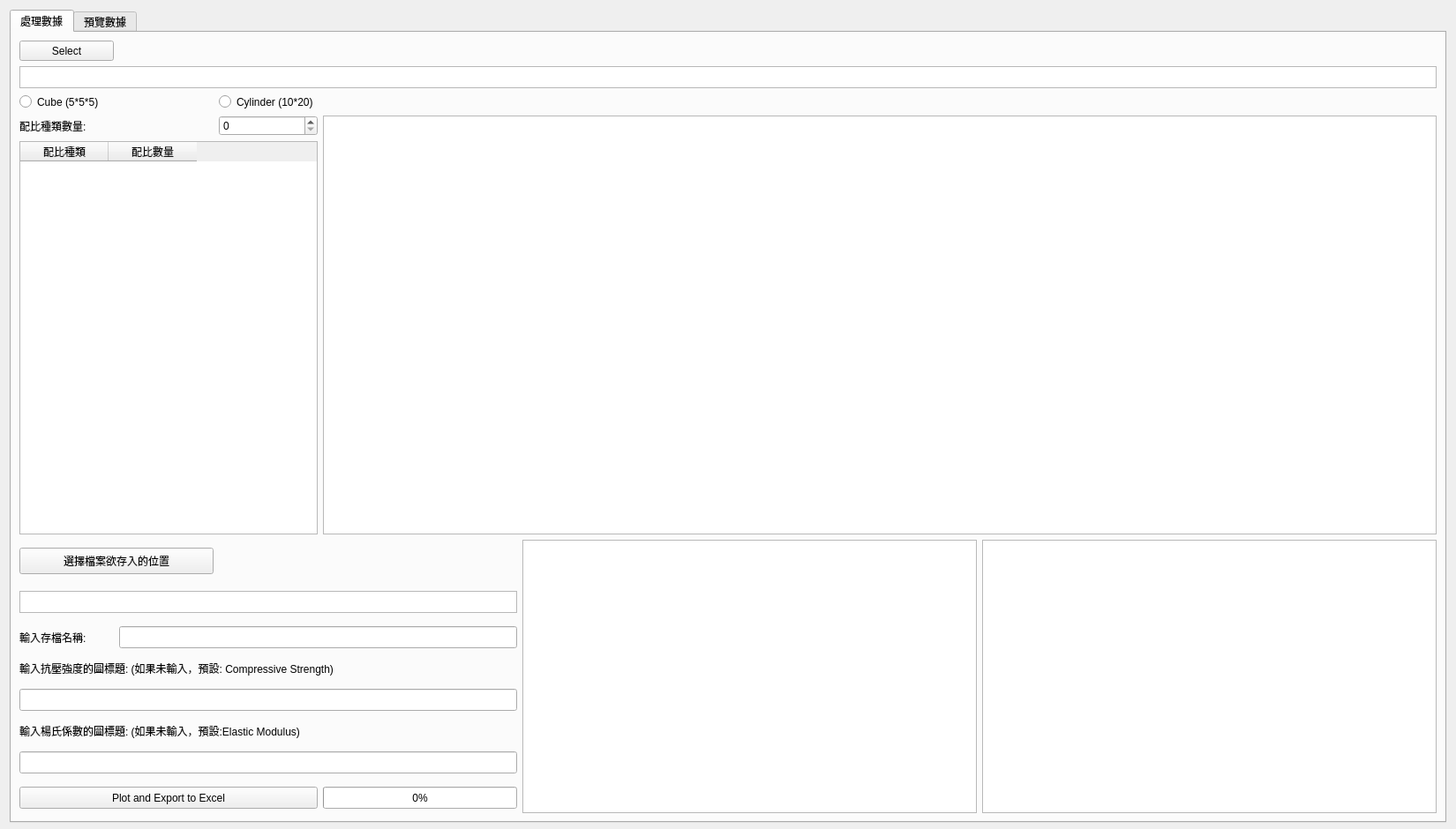
<?xml version="1.0" encoding="UTF-8"?>
<ui version="4.0">
 <class>Form</class>
 <widget class="QWidget" name="Form">
  <property name="geometry">
   <rect>
    <x>0</x>
    <y>0</y>
    <width>1650</width>
    <height>940</height>
   </rect>
  </property>
  <property name="minimumSize">
   <size>
    <width>1520</width>
    <height>940</height>
   </size>
  </property>
  <property name="windowTitle">
   <string>Form</string>
  </property>
  <layout class="QGridLayout" name="gridLayout_2">
   <item row="0" column="0">
    <widget class="QTabWidget" name="tabWidget">
     <property name="minimumSize">
      <size>
       <width>1460</width>
       <height>922</height>
      </size>
     </property>
     <property name="currentIndex">
      <number>0</number>
     </property>
     <widget class="QWidget" name="tab">
      <attribute name="title">
       <string>處理數據</string>
      </attribute>
      <layout class="QGridLayout" name="gridLayout_3">
       <item row="1" column="0" colspan="7">
        <widget class="QTextBrowser" name="PathTxt">
         <property name="minimumSize">
          <size>
           <width>500</width>
           <height>25</height>
          </size>
         </property>
         <property name="maximumSize">
          <size>
           <width>16777215</width>
           <height>25</height>
          </size>
         </property>
         <property name="readOnly">
          <bool>true</bool>
         </property>
        </widget>
       </item>
       <item row="5" column="5" rowspan="8">
        <widget class="QGraphicsView" name="graphicsView_2">
         <property name="minimumSize">
          <size>
           <width>515</width>
           <height>310</height>
          </size>
         </property>
         <property name="maximumSize">
          <size>
           <width>515</width>
           <height>16777215</height>
          </size>
         </property>
        </widget>
       </item>
       <item row="3" column="0">
        <widget class="QLabel" name="inputLabel">
         <property name="minimumSize">
          <size>
           <width>75</width>
           <height>16</height>
          </size>
         </property>
         <property name="text">
          <string>配比種類數量:</string>
         </property>
        </widget>
       </item>
       <item row="10" column="0" colspan="5">
        <widget class="QLabel" name="label_3">
         <property name="minimumSize">
          <size>
           <width>307</width>
           <height>16</height>
          </size>
         </property>
         <property name="maximumSize">
          <size>
           <width>16777215</width>
           <height>16</height>
          </size>
         </property>
         <property name="text">
          <string>輸入楊氏係數的圖標題: (如果未輸入，預設:Elastic Modulus)</string>
         </property>
        </widget>
       </item>
       <item row="12" column="3" colspan="2">
        <widget class="QProgressBar" name="progressBar">
         <property name="minimumSize">
          <size>
           <width>180</width>
           <height>25</height>
          </size>
         </property>
         <property name="value">
          <number>0</number>
         </property>
        </widget>
       </item>
       <item row="9" column="0" colspan="5">
        <widget class="QLineEdit" name="compTitle">
         <property name="minimumSize">
          <size>
           <width>380</width>
           <height>25</height>
          </size>
         </property>
        </widget>
       </item>
       <item row="11" column="0" colspan="5">
        <widget class="QLineEdit" name="EMTitle">
         <property name="minimumSize">
          <size>
           <width>380</width>
           <height>25</height>
          </size>
         </property>
        </widget>
       </item>
       <item row="12" column="0" colspan="3">
        <widget class="QPushButton" name="pltBtn">
         <property name="minimumSize">
          <size>
           <width>150</width>
           <height>25</height>
          </size>
         </property>
         <property name="text">
          <string>Plot and Export to Excel</string>
         </property>
        </widget>
       </item>
       <item row="7" column="0">
        <widget class="QLabel" name="label">
         <property name="minimumSize">
          <size>
           <width>75</width>
           <height>16</height>
          </size>
         </property>
         <property name="maximumSize">
          <size>
           <width>16777215</width>
           <height>16</height>
          </size>
         </property>
         <property name="text">
          <string>輸入存檔名稱:</string>
         </property>
        </widget>
       </item>
       <item row="7" column="1" colspan="4">
        <widget class="QLineEdit" name="saveFileName">
         <property name="minimumSize">
          <size>
           <width>300</width>
           <height>25</height>
          </size>
         </property>
        </widget>
       </item>
       <item row="5" column="6" rowspan="8">
        <widget class="QGraphicsView" name="graphicsView_3">
         <property name="minimumSize">
          <size>
           <width>515</width>
           <height>310</height>
          </size>
         </property>
         <property name="maximumSize">
          <size>
           <width>515</width>
           <height>16777215</height>
          </size>
         </property>
        </widget>
       </item>
       <item row="6" column="0" colspan="5">
        <widget class="QTextBrowser" name="savePathTxt">
         <property name="minimumSize">
          <size>
           <width>381</width>
           <height>25</height>
          </size>
         </property>
         <property name="maximumSize">
          <size>
           <width>16777215</width>
           <height>25</height>
          </size>
         </property>
         <property name="readOnly">
          <bool>true</bool>
         </property>
        </widget>
       </item>
       <item row="8" column="0" colspan="5">
        <widget class="QLabel" name="label_2">
         <property name="minimumSize">
          <size>
           <width>338</width>
           <height>16</height>
          </size>
         </property>
         <property name="maximumSize">
          <size>
           <width>16777215</width>
           <height>16</height>
          </size>
         </property>
         <property name="text">
          <string>輸入抗壓強度的圖標題: (如果未輸入，預設: Compressive Strength)</string>
         </property>
        </widget>
       </item>
       <item row="0" column="0">
        <widget class="QPushButton" name="selectBtn">
         <property name="minimumSize">
          <size>
           <width>100</width>
           <height>23</height>
          </size>
         </property>
         <property name="maximumSize">
          <size>
           <width>16777215</width>
           <height>30</height>
          </size>
         </property>
         <property name="text">
          <string>Select</string>
         </property>
        </widget>
       </item>
       <item row="2" column="0" colspan="2">
        <widget class="QRadioButton" name="Cube">
         <property name="minimumSize">
          <size>
           <width>90</width>
           <height>16</height>
          </size>
         </property>
         <property name="text">
          <string>Cube (5*5*5)</string>
         </property>
        </widget>
       </item>
       <item row="4" column="0" colspan="3">
        <widget class="QTableWidget" name="inputWidget">
         <property name="minimumSize">
          <size>
           <width>221</width>
           <height>428</height>
          </size>
         </property>
         <property name="lineWidth">
          <number>1</number>
         </property>
         <property name="rowCount">
          <number>0</number>
         </property>
         <property name="columnCount">
          <number>2</number>
         </property>
         <attribute name="horizontalHeaderCascadingSectionResizes">
          <bool>false</bool>
         </attribute>
         <attribute name="horizontalHeaderStretchLastSection">
          <bool>false</bool>
         </attribute>
         <attribute name="verticalHeaderVisible">
          <bool>false</bool>
         </attribute>
         <column>
          <property name="text">
           <string>配比種類</string>
          </property>
         </column>
         <column>
          <property name="text">
           <string>配比數量</string>
          </property>
         </column>
        </widget>
       </item>
       <item row="3" column="2">
        <widget class="QSpinBox" name="spinBox">
         <property name="minimumSize">
          <size>
           <width>37</width>
           <height>20</height>
          </size>
         </property>
        </widget>
       </item>
       <item row="2" column="2">
        <widget class="QRadioButton" name="Cylinder">
         <property name="minimumSize">
          <size>
           <width>105</width>
           <height>16</height>
          </size>
         </property>
         <property name="text">
          <string>Cylinder (10*20)</string>
         </property>
        </widget>
       </item>
       <item row="3" column="3" rowspan="2" colspan="4">
        <widget class="QGraphicsView" name="graphicsView">
         <property name="minimumSize">
          <size>
           <width>1205</width>
           <height>475</height>
          </size>
         </property>
        </widget>
       </item>
       <item row="5" column="0" colspan="2">
        <widget class="QPushButton" name="saveBtn">
         <property name="minimumSize">
          <size>
           <width>100</width>
           <height>30</height>
          </size>
         </property>
         <property name="maximumSize">
          <size>
           <width>16777215</width>
           <height>30</height>
          </size>
         </property>
         <property name="text">
          <string>選擇檔案欲存入的位置</string>
         </property>
        </widget>
       </item>
      </layout>
     </widget>
     <widget class="QWidget" name="tab_2">
      <attribute name="title">
       <string>預覽數據</string>
      </attribute>
      <layout class="QGridLayout" name="gridLayout">
       <item row="1" column="1" rowspan="5">
        <widget class="QGraphicsView" name="graphicsView_4">
         <property name="minimumSize">
          <size>
           <width>0</width>
           <height>400</height>
          </size>
         </property>
        </widget>
       </item>
       <item row="1" column="0" rowspan="5">
        <widget class="QTableView" name="compTableView">
         <property name="minimumSize">
          <size>
           <width>0</width>
           <height>400</height>
          </size>
         </property>
         <property name="editTriggers">
          <set>QAbstractItemView::NoEditTriggers</set>
         </property>
        </widget>
       </item>
       <item row="7" column="2">
        <widget class="QLabel" name="label_9">
         <property name="minimumSize">
          <size>
           <width>101</width>
           <height>16</height>
          </size>
         </property>
         <property name="maximumSize">
          <size>
           <width>16777215</width>
           <height>16</height>
          </size>
         </property>
         <property name="text">
          <string>楊氏係數篩選值</string>
         </property>
         <property name="alignment">
          <set>Qt::AlignLeading|Qt::AlignLeft|Qt::AlignVCenter</set>
         </property>
        </widget>
       </item>
       <item row="1" column="3" rowspan="5">
        <widget class="QTableView" name="compTableView_2">
         <property name="minimumSize">
          <size>
           <width>0</width>
           <height>400</height>
          </size>
         </property>
         <property name="editTriggers">
          <set>QAbstractItemView::NoEditTriggers</set>
         </property>
        </widget>
       </item>
       <item row="7" column="0" rowspan="6">
        <widget class="QTableView" name="EMTableView">
         <property name="minimumSize">
          <size>
           <width>0</width>
           <height>400</height>
          </size>
         </property>
         <property name="editTriggers">
          <set>QAbstractItemView::NoEditTriggers</set>
         </property>
        </widget>
       </item>
       <item row="1" column="2">
        <widget class="QLabel" name="label_8">
         <property name="minimumSize">
          <size>
           <width>101</width>
           <height>16</height>
          </size>
         </property>
         <property name="maximumSize">
          <size>
           <width>16777215</width>
           <height>16</height>
          </size>
         </property>
         <property name="text">
          <string>抗壓強度篩選值</string>
         </property>
         <property name="alignment">
          <set>Qt::AlignLeading|Qt::AlignLeft|Qt::AlignVCenter</set>
         </property>
        </widget>
       </item>
       <item row="6" column="1">
        <widget class="QLabel" name="label_7">
         <property name="minimumSize">
          <size>
           <width>131</width>
           <height>16</height>
          </size>
         </property>
         <property name="maximumSize">
          <size>
           <width>16777215</width>
           <height>16</height>
          </size>
         </property>
         <property name="text">
          <string>楊氏係數 figure</string>
         </property>
        </widget>
       </item>
       <item row="5" column="2">
        <widget class="QPushButton" name="ReCompPlotBtn">
         <property name="minimumSize">
          <size>
           <width>100</width>
           <height>30</height>
          </size>
         </property>
         <property name="text">
          <string>plot 抗壓強度圖</string>
         </property>
        </widget>
       </item>
       <item row="6" column="3">
        <widget class="QLabel" name="label_11">
         <property name="minimumSize">
          <size>
           <width>200</width>
           <height>16</height>
          </size>
         </property>
         <property name="maximumSize">
          <size>
           <width>16777215</width>
           <height>16</height>
          </size>
         </property>
         <property name="text">
          <string>篩選後的個別楊氏係數 (kgf/cm2):</string>
         </property>
        </widget>
       </item>
       <item row="0" column="3">
        <widget class="QLabel" name="label_10">
         <property name="minimumSize">
          <size>
           <width>200</width>
           <height>16</height>
          </size>
         </property>
         <property name="maximumSize">
          <size>
           <width>16777215</width>
           <height>16</height>
          </size>
         </property>
         <property name="text">
          <string>篩選後的個別抗壓強度 (kgf/cm2):</string>
         </property>
        </widget>
       </item>
       <item row="9" column="2">
        <widget class="QLabel" name="EMLabel">
         <property name="minimumSize">
          <size>
           <width>47</width>
           <height>12</height>
          </size>
         </property>
         <property name="maximumSize">
          <size>
           <width>16777215</width>
           <height>12</height>
          </size>
         </property>
         <property name="layoutDirection">
          <enum>Qt::LeftToRight</enum>
         </property>
         <property name="text">
          <string>20%</string>
         </property>
         <property name="alignment">
          <set>Qt::AlignLeading|Qt::AlignLeft|Qt::AlignVCenter</set>
         </property>
        </widget>
       </item>
       <item row="12" column="2">
        <widget class="QPushButton" name="ReEMPlotBtn">
         <property name="minimumSize">
          <size>
           <width>100</width>
           <height>30</height>
          </size>
         </property>
         <property name="text">
          <string>plot 楊氏係數圖</string>
         </property>
        </widget>
       </item>
       <item row="0" column="0">
        <widget class="QLabel" name="label_4">
         <property name="minimumSize">
          <size>
           <width>131</width>
           <height>16</height>
          </size>
         </property>
         <property name="maximumSize">
          <size>
           <width>16777215</width>
           <height>16</height>
          </size>
         </property>
         <property name="text">
          <string>個別抗壓強度 (kgf/cm2):</string>
         </property>
        </widget>
       </item>
       <item row="11" column="2">
        <widget class="QSlider" name="EMVerticalSlider">
         <property name="enabled">
          <bool>true</bool>
         </property>
         <property name="minimumSize">
          <size>
           <width>22</width>
           <height>200</height>
          </size>
         </property>
         <property name="layoutDirection">
          <enum>Qt::LeftToRight</enum>
         </property>
         <property name="maximum">
          <number>100</number>
         </property>
         <property name="orientation">
          <enum>Qt::Vertical</enum>
         </property>
        </widget>
       </item>
       <item row="0" column="1">
        <widget class="QLabel" name="label_6">
         <property name="minimumSize">
          <size>
           <width>131</width>
           <height>16</height>
          </size>
         </property>
         <property name="maximumSize">
          <size>
           <width>16777215</width>
           <height>16</height>
          </size>
         </property>
         <property name="text">
          <string>抗壓強度 figure</string>
         </property>
        </widget>
       </item>
       <item row="7" column="3" rowspan="6">
        <widget class="QTableView" name="EMTableView_2">
         <property name="minimumSize">
          <size>
           <width>0</width>
           <height>400</height>
          </size>
         </property>
         <property name="editTriggers">
          <set>QAbstractItemView::NoEditTriggers</set>
         </property>
        </widget>
       </item>
       <item row="2" column="2">
        <widget class="QLabel" name="compLabel">
         <property name="minimumSize">
          <size>
           <width>47</width>
           <height>12</height>
          </size>
         </property>
         <property name="maximumSize">
          <size>
           <width>16777215</width>
           <height>12</height>
          </size>
         </property>
         <property name="layoutDirection">
          <enum>Qt::LeftToRight</enum>
         </property>
         <property name="text">
          <string>20%</string>
         </property>
         <property name="alignment">
          <set>Qt::AlignLeading|Qt::AlignLeft|Qt::AlignVCenter</set>
         </property>
        </widget>
       </item>
       <item row="7" column="1" rowspan="6">
        <widget class="QGraphicsView" name="graphicsView_5">
         <property name="minimumSize">
          <size>
           <width>0</width>
           <height>400</height>
          </size>
         </property>
        </widget>
       </item>
       <item row="6" column="0">
        <widget class="QLabel" name="label_5">
         <property name="minimumSize">
          <size>
           <width>131</width>
           <height>16</height>
          </size>
         </property>
         <property name="maximumSize">
          <size>
           <width>16777215</width>
           <height>16</height>
          </size>
         </property>
         <property name="text">
          <string>個別楊氏係數 (kgf/cm2):</string>
         </property>
        </widget>
       </item>
       <item row="4" column="2">
        <widget class="QSlider" name="compVerticalSlider">
         <property name="minimumSize">
          <size>
           <width>22</width>
           <height>200</height>
          </size>
         </property>
         <property name="maximum">
          <number>100</number>
         </property>
         <property name="orientation">
          <enum>Qt::Vertical</enum>
         </property>
        </widget>
       </item>
      </layout>
     </widget>
    </widget>
   </item>
  </layout>
 </widget>
 <resources/>
 <connections/>
</ui>
